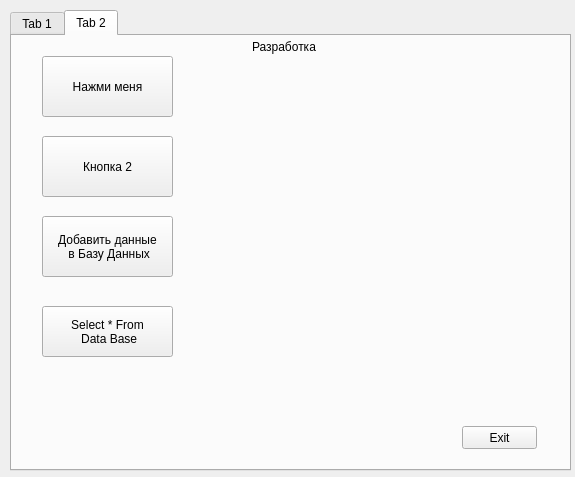
<?xml version="1.0" encoding="UTF-8"?>
<ui version="4.0">
 <class>Form</class>
 <widget class="QWidget" name="Form">
  <property name="geometry">
   <rect>
    <x>0</x>
    <y>0</y>
    <width>575</width>
    <height>477</height>
   </rect>
  </property>
  <property name="windowTitle">
   <string>Form</string>
  </property>
  <widget class="QTabWidget" name="tabWidget">
   <property name="geometry">
    <rect>
     <x>10</x>
     <y>10</y>
     <width>561</width>
     <height>461</height>
    </rect>
   </property>
   <property name="currentIndex">
    <number>1</number>
   </property>
   <widget class="QWidget" name="tab">
    <attribute name="title">
     <string>Tab 1</string>
    </attribute>
    <widget class="QTableView" name="tableView">
     <property name="geometry">
      <rect>
       <x>20</x>
       <y>20</y>
       <width>521</width>
       <height>341</height>
      </rect>
     </property>
    </widget>
    <widget class="QPushButton" name="btn2ShowFull">
     <property name="geometry">
      <rect>
       <x>450</x>
       <y>380</y>
       <width>91</width>
       <height>31</height>
      </rect>
     </property>
     <property name="text">
      <string>btn2ShowFull</string>
     </property>
    </widget>
    <widget class="QPushButton" name="btn1Search">
     <property name="geometry">
      <rect>
       <x>340</x>
       <y>380</y>
       <width>91</width>
       <height>31</height>
      </rect>
     </property>
     <property name="text">
      <string>btn1Search</string>
     </property>
    </widget>
    <widget class="QLabel" name="label">
     <property name="geometry">
      <rect>
       <x>30</x>
       <y>380</y>
       <width>91</width>
       <height>41</height>
      </rect>
     </property>
     <property name="text">
      <string>Введите данные 
 для поиска</string>
     </property>
    </widget>
   </widget>
   <widget class="QWidget" name="tab_2">
    <attribute name="title">
     <string>Tab 2</string>
    </attribute>
    <widget class="QLabel" name="label_2">
     <property name="geometry">
      <rect>
       <x>240</x>
       <y>0</y>
       <width>81</width>
       <height>21</height>
      </rect>
     </property>
     <property name="text">
      <string>Разработка</string>
     </property>
    </widget>
    <widget class="QPushButton" name="button1">
     <property name="geometry">
      <rect>
       <x>30</x>
       <y>20</y>
       <width>131</width>
       <height>61</height>
      </rect>
     </property>
     <property name="text">
      <string>Нажми меня</string>
     </property>
    </widget>
    <widget class="QPushButton" name="button2">
     <property name="geometry">
      <rect>
       <x>30</x>
       <y>100</y>
       <width>131</width>
       <height>61</height>
      </rect>
     </property>
     <property name="text">
      <string>Кнопка 2</string>
     </property>
    </widget>
    <widget class="QPushButton" name="button3">
     <property name="geometry">
      <rect>
       <x>30</x>
       <y>180</y>
       <width>131</width>
       <height>61</height>
      </rect>
     </property>
     <property name="text">
      <string>Добавить данные 
 в Базу Данных</string>
     </property>
    </widget>
    <widget class="QPushButton" name="button4">
     <property name="geometry">
      <rect>
       <x>30</x>
       <y>270</y>
       <width>131</width>
       <height>51</height>
      </rect>
     </property>
     <property name="text">
      <string>Select * From 
 Data Base</string>
     </property>
    </widget>
    <widget class="QPushButton" name="button5">
     <property name="geometry">
      <rect>
       <x>450</x>
       <y>390</y>
       <width>75</width>
       <height>23</height>
      </rect>
     </property>
     <property name="text">
      <string>Exit</string>
     </property>
    </widget>
   </widget>
  </widget>
 </widget>
 <resources/>
 <connections/>
</ui>
